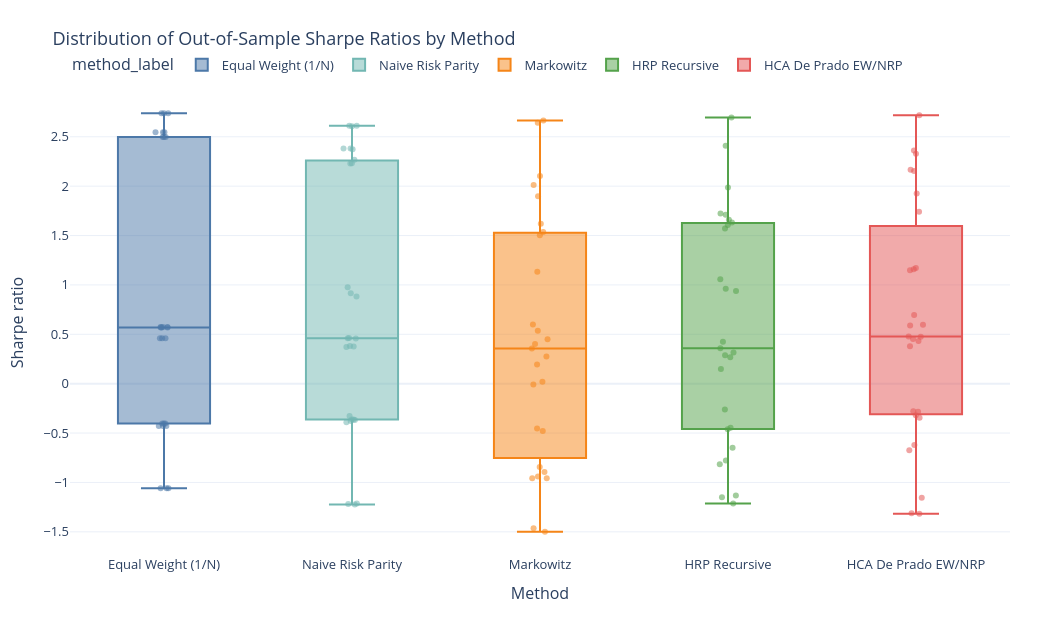

This figure's notebook cell:
### Markdown cell above
## Figure 2 - Sharpe Distribution By Method

This answers the stability question: who is consistent and who is fragile?

### Code cell
fig_box = px.box(
    bt,
    x="method_label",
    y="sharpe_ratio",
    color="method_label",
    points="all",
    color_discrete_map={method_label(k): v for k, v in PALETTE.items()},
)
fig_box.update_traces(jitter=0.22, pointpos=0, marker=dict(size=6, opacity=0.55))
fig_box.update_xaxes(title="Method")
fig_box.update_yaxes(title="Sharpe ratio")
apply_paper_layout(fig_box, title="Distribution of Out-of-Sample Sharpe Ratios by Method", height=620)
save_figure(fig_box, "figure_02_sharpe_distribution_boxplot.html")

### Figure 1 — Plotly figure (JSON) as saved in the notebook; plotly's stock layout.template omitted (floating-point values rounded to 4 significant figures)
{"data": [{"alignmentgroup": "True", "boxpoints": "all", "hovertemplate": "method_label=%{x}<br>sharpe_ratio=%{y}<extra></extra>", "jitter": 0.22, "legendgroup": "Equal Weight (1/N)", "marker": {"color": "#4C78A8", "opacity": 0.55, "size": 6}, "name": "Equal Weight (1/N)", "notched": false, "offsetgroup": "Equal Weight (1/N)", "orientation": "v", "pointpos": 0, "showlegend": true, "type": "box", "x": ["Equal Weight (1/N)", "Equal Weight (1/N)", "Equal Weight (1/N)", "Equal Weight (1/N)", "Equal Weight (1/N)", "Equal Weight (1/N)", "Equal Weight (1/N)", "Equal Weight (1/N)", "Equal Weight (1/N)", "Equal Weight (1/N)", "Equal Weight (1/N)", "Equal Weight (1/N)", "Equal Weight (1/N)", "Equal Weight (1/N)", "Equal Weight (1/N)", "Equal Weight (1/N)", "Equal Weight (1/N)", "Equal Weight (1/N)", "Equal Weight (1/N)", "Equal Weight (1/N)", "Equal Weight (1/N)", "Equal Weight (1/N)", "Equal Weight (1/N)", "Equal Weight (1/N)", "Equal Weight (1/N)", "Equal Weight (1/N)", "Equal Weight (1/N)"], "x0": " ", "xaxis": "x", "y": [0.4598, 0.4598, 0.4598, 2.497, 2.497, 2.497, -0.4038, -0.4038, -0.4038, 0.5696, 0.5696, 0.5696, 2.738, 2.738, 2.738, -0.4276, -0.4276, -0.4276, 0.5748, 0.5748, 0.5748, 2.547, 2.547, 2.547, -1.059, -1.059, -1.059], "y0": " ", "yaxis": "y"}, {"alignmentgroup": "True", "boxpoints": "all", "hovertemplate": "method_label=%{x}<br>sharpe_ratio=%{y}<extra></extra>", "jitter": 0.22, "legendgroup": "Naive Risk Parity", "marker": {"color": "#72B7B2", "opacity": 0.55, "size": 6}, "name": "Naive Risk Parity", "notched": false, "offsetgroup": "Naive Risk Parity", "orientation": "v", "pointpos": 0, "showlegend": true, "type": "box", "x": ["Naive Risk Parity", "Naive Risk Parity", "Naive Risk Parity", "Naive Risk Parity", "Naive Risk Parity", "Naive Risk Parity", "Naive Risk Parity", "Naive Risk Parity", "Naive Risk Parity", "Naive Risk Parity", "Naive Risk Parity", "Naive Risk Parity", "Naive Risk Parity", "Naive Risk Parity", "Naive Risk Parity", "Naive Risk Parity", "Naive Risk Parity", "Naive Risk Parity", "Naive Risk Parity", "Naive Risk Parity", "Naive Risk Parity", "Naive Risk Parity", "Naive Risk Parity", "Naive Risk Parity", "Naive Risk Parity", "Naive Risk Parity", "Naive Risk Parity"], "x0": " ", "xaxis": "x", "y": [0.3725, 0.3809, 0.3768, 2.382, 2.372, 2.382, -0.3622, -0.3899, -0.3787, 0.4582, 0.4613, 0.4599, 2.611, 2.606, 2.611, -0.3264, -0.3674, -0.3621, 0.9755, 0.9166, 0.8826, 2.267, 2.229, 2.233, -1.213, -1.224, -1.219], "y0": " ", "yaxis": "y"}, {"alignmentgroup": "True", "boxpoints": "all", "hovertemplate": "method_label=%{x}<br>sharpe_ratio=%{y}<extra></extra>", "jitter": 0.22, "legendgroup": "Markowitz", "marker": {"color": "#F58518", "opacity": 0.55, "size": 6}, "name": "Markowitz", "notched": false, "offsetgroup": "Markowitz", "orientation": "v", "pointpos": 0, "showlegend": true, "type": "box", "x": ["Markowitz", "Markowitz", "Markowitz", "Markowitz", "Markowitz", "Markowitz", "Markowitz", "Markowitz", "Markowitz", "Markowitz", "Markowitz", "Markowitz", "Markowitz", "Markowitz", "Markowitz", "Markowitz", "Markowitz", "Markowitz", "Markowitz", "Markowitz", "Markowitz", "Markowitz", "Markowitz", "Markowitz", "Markowitz", "Markowitz", "Markowitz"], "x0": " ", "xaxis": "x", "y": [0.2744, 0.02027, -0.007835, 2.011, 1.62, 1.536, -0.4533, -0.8446, -0.8944, 0.5994, 0.5349, 0.3568, 2.642, 2.666, 1.897, -0.4782, -0.9408, -0.9575, 1.502, 2.103, 1.133, 0.4493, 0.1935, 0.4019, -0.9573, -1.465, -1.499], "y0": " ", "yaxis": "y"}, {"alignmentgroup": "True", "boxpoints": "all", "hovertemplate": "method_label=%{x}<br>sharpe_ratio=%{y}<extra></extra>", "jitter": 0.22, "legendgroup": "HRP Recursive", "marker": {"color": "#54A24B", "opacity": 0.55, "size": 6}, "name": "HRP Recursive", "notched": false, "offsetgroup": "HRP Recursive", "orientation": "v", "pointpos": 0, "showlegend": true, "type": "box", "x": ["HRP Recursive", "HRP Recursive", "HRP Recursive", "HRP Recursive", "HRP Recursive", "HRP Recursive", "HRP Recursive", "HRP Recursive", "HRP Recursive", "HRP Recursive", "HRP Recursive", "HRP Recursive", "HRP Recursive", "HRP Recursive", "HRP Recursive", "HRP Recursive", "HRP Recursive", "HRP Recursive", "HRP Recursive", "HRP Recursive", "HRP Recursive", "HRP Recursive", "HRP Recursive", "HRP Recursive", "HRP Recursive", "HRP Recursive", "HRP Recursive"], "x0": " ", "xaxis": "x", "y": [0.3596, 0.316, 0.4247, 1.722, 1.711, 1.659, -0.4622, -0.6482, -0.4471, 0.2884, 0.2677, 0.1475, 1.986, 2.409, 2.695, -0.261, -0.8165, -0.7774, 1.057, 0.9375, 0.9601, 1.606, 1.571, 1.633, -1.214, -1.149, -1.133], "y0": " ", "yaxis": "y"}, {"alignmentgroup": "True", "boxpoints": "all", "hovertemplate": "method_label=%{x}<br>sharpe_ratio=%{y}<extra></extra>", "jitter": 0.22, "legendgroup": "HCA De Prado EW/NRP", "marker": {"color": "#E45756", "opacity": 0.55, "size": 6}, "name": "HCA De Prado EW/NRP", "notched": false, "offsetgroup": "HCA De Prado EW/NRP", "orientation": "v", "pointpos": 0, "showlegend": true, "type": "box", "x": ["HCA De Prado EW/NRP", "HCA De Prado EW/NRP", "HCA De Prado EW/NRP", "HCA De Prado EW/NRP", "HCA De Prado EW/NRP", "HCA De Prado EW/NRP", "HCA De Prado EW/NRP", "HCA De Prado EW/NRP", "HCA De Prado EW/NRP", "HCA De Prado EW/NRP", "HCA De Prado EW/NRP", "HCA De Prado EW/NRP", "HCA De Prado EW/NRP", "HCA De Prado EW/NRP", "HCA De Prado EW/NRP", "HCA De Prado EW/NRP", "HCA De Prado EW/NRP", "HCA De Prado EW/NRP", "HCA De Prado EW/NRP", "HCA De Prado EW/NRP", "HCA De Prado EW/NRP", "HCA De Prado EW/NRP", "HCA De Prado EW/NRP", "HCA De Prado EW/NRP", "HCA De Prado EW/NRP", "HCA De Prado EW/NRP", "HCA De Prado EW/NRP"], "x0": " ", "xaxis": "x", "y": [0.3786, 0.4781, 0.4322, 1.925, 2.154, 2.167, -0.2803, -0.3194, -0.344, 0.5902, 0.4523, 0.4742, 2.328, 2.361, 2.719, -0.2834, -0.6748, -0.6203, 1.74, 0.6943, 0.5975, 1.158, 1.148, 1.171, -1.155, -1.318, -1.312], "y0": " ", "yaxis": "y"}], "layout": {"boxmode": "overlay", "font": {"size": 13}, "height": 620, "legend": {"orientation": "h", "title": {"text": "method_label"}, "tracegroupgap": 0, "x": 0, "xanchor": "left", "y": 1.02, "yanchor": "bottom"}, "margin": {"b": 65, "l": 70, "r": 40, "t": 90}, "paper_bgcolor": "white", "plot_bgcolor": "white", "title": {"text": "Distribution of Out-of-Sample Sharpe Ratios by Method"}, "width": 1050, "xaxis": {"anchor": "y", "categoryarray": ["Equal Weight (1/N)", "Naive Risk Parity", "Markowitz", "HRP Recursive", "HCA De Prado EW/NRP"], "categoryorder": "array", "domain": [0, 1], "title": {"text": "Method"}}, "yaxis": {"anchor": "x", "domain": [0, 1], "title": {"text": "Sharpe ratio"}}}}
